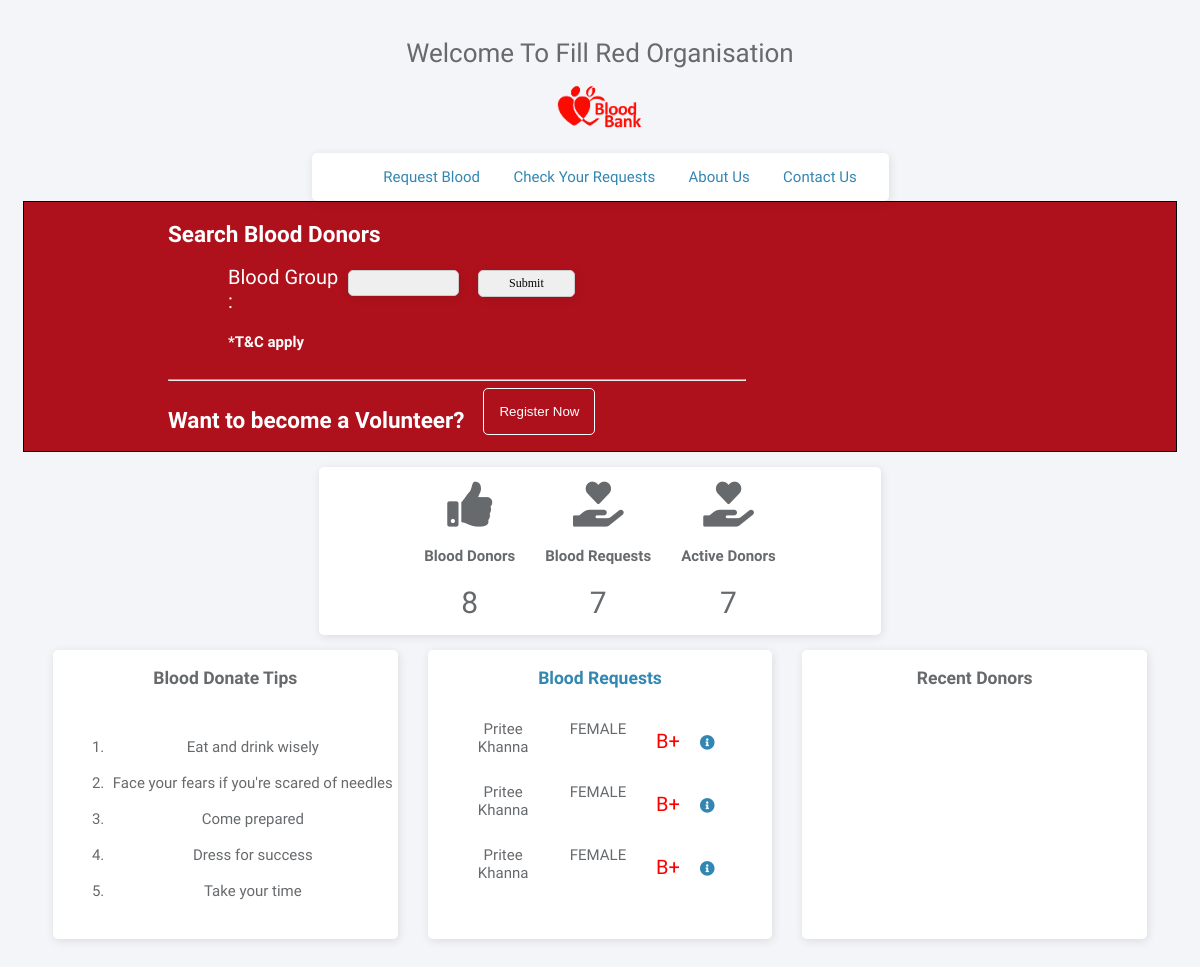
The page / on the database its author committed.
### tables this page shows
CREATE TABLE `request` (
  `rid` varchar(10) NOT NULL,
  `pId` varchar(10) DEFAULT NULL,
  `date` date NOT NULL,
  `units` int(2) NOT NULL,
  `unitsRecieved` int(2) NOT NULL DEFAULT '0'
);

CREATE TABLE `patient` (
  `pid` varchar(10) NOT NULL,
  `pFName` varchar(20) NOT NULL,
  `pLName` varchar(20) NOT NULL,
  `pSex` varchar(6) NOT NULL,
  `pAge` int(3) NOT NULL,
  `pAdress` varchar(100) DEFAULT NULL,
  `pPhoneNo` int(10) DEFAULT NULL,
  `pBloodGroup` varchar(3) DEFAULT NULL,
  `p_pincode` int(6) NOT NULL,
  `p_city` varchar(20) DEFAULT NULL
);

### index.php (the view, shortened to what this page needs)
<?php
	include "./DB/DbConnection.php";
?>
<!doctype html>
<html lang="en">
<head>
	<link rel="stylesheet" href="./css/index.css">
	<link rel="stylesheet" href="https://use.fontawesome.com/releases/v5.5.0/css/all.css">
</head>
<body>
	<div class="container">
		<div class="row text-center">
			<h1 class="heading">Welcome To Fill Red Organisation</h1>
		</div>
		<div class="row text-center">
			<center><img class="head-img" src="blood-bank.png"></center>
		</div>
		<div class="row">
			<div class="card">
				<div class="card-header">
					<ul>
						<li>
							<a href="placeRequest.html">Request Blood</a>
						</li>
						<li>
							<a href="checkRequests.php">Check Your Requests</a>
						</li>
						<li>
							<a>About Us</a>
						</li>
						<li>
							<a>Contact Us</a>
						</li>
					</ul>
				</div>
			</div>
		</div>
		<div class="row red border">
			<div class="content">
				<h2>Search Blood Donors</h2>
				<div class="main-form">
					<form action="search.php" method="POST"><div class="col"><span class="float-right" style="font-size: 20px;">Blood Group :</span></div>
						<div class="col">
							<select class="input" name="DBloodGroup" required id="DBloodGroup" required>
										<option></option>
										<option value="A+">A+</option>
										</select>
						</div>
						<div class="col margin-4"><input class="input" type="submit" value="Submit"></div>
					</form>
					<div class="margin-60">
						<h4>*T&C apply</h4>
					</div>
				</div>
			</div>
			<hr class="hr">
			<div class="text-left content align-row">
				<div class="col">
					<h2>Want to become a Volunteer?</h2>
				</div>
				<div class="col margin-4">
					<a href="registerVolunteer.html"><button class="red-button" onclick="">Register Now</button></a>
				</div>
			</div>
		</div>
		<div class="row text-center padding">
			<div class="card center margin align-row">
				<div class="center align-row">
					<div class="margin">
						<i class="fas fa-thumbs-up fa-3x"></i><h4>Blood Donors</h4>
						<span class="highlight">
							<?php
								$query='SELECT count(donor.dId) as number_of_donors FROM donor';
								$result = mysqli_query($connection,$query);
								if(mysqli_num_rows($result)>0){
									while ($row = mysqli_fetch_array($result)) {
										echo $row['number_of_donors']." ";
									}
								}
								else{
									echo"0 ";
								}
							?></span>
					</div>
					<div class="margin">
						<i class="fas fa-hand-holding-heart fa-3x"></i><h4>Blood Requests</h4>
						<span class="highlight">
							<?php
								$query='SELECT count(*) as number_of_request FROM request';
								$result = mysqli_query($connection,$query);
								if(mysqli_num_rows($result)>0){
									while ($row = mysqli_fetch_array($result)) {
										echo $row['number_of_request']." ";
									}
								}
								else{
									echo"0 ";
								}
							?>
						</span>
					</div>
					<div class="margin">
						<i class="fas fa-hand-holding-heart fa-3x"></i><h4>Active Donors</h4>
						<span class="highlight">
						<?php
								$query='SELECT count(*) as number_of_active_donors FROM volunteer';
								$result = mysqli_query($connection,$query);
								if(mysqli_num_rows($result)>0){
									while ($row = mysqli_fetch_array($result)) {
										echo $row['number_of_active_donors']." ";
									}
								}
								else{
									echo"0 ";
								}
							?>
						</span>
					</div>
				</div>
			</div>
			<div class="align-row">
				<div class="card margin"> <h3>Blood Donate Tips</h3><br>
					<ol ">
						<li class="margin-4">
							Eat and drink wisely
						</li><br>
						<li class="margin-4">
							Face your fears if you're scared of needles
						</li><br>
						<li class="margin-4">
							Come prepared
						</li><br>
						<li class="margin-4">
							Dress for success
						</li><br>
						<li class="margin-4">
							Take your time
						</li>
					</ol>
				</div>
				<div class="card margin">
					<h3><a href="Requests.php">Blood Requests</a></h3>
					<div class="padding margin">
					<?php
								$query='SELECT request.rid,pFName,pLName,pSex,pBloodGroup
								FROM request,patient
								WHERE request.pId=patient.pId
								AND unitsRecieved<units';
								$result = mysqli_query($connection,$query);
								if(mysqli_num_rows($result)>0){
									$i=0;
									while ((($row = mysqli_fetch_array($result))) && ($i<5)) {
										echo '<div class="align-row row-3">
											<div class="float-left col">'.$row['pFName'].' '.$row['pLName'].'</div>';
										echo '<div class="float-center col">'.$row['pSex'].'</div>';
										echo '<div class="float-right col"><span class="red-text">'.$row['pBloodGroup'].' </span><a href="./requestInfo.php?pass='.$row['rid'].'"><i class="fas fa-info-circle margin"></i></a></div></div>';
										echo "<br>";
										$i=$i+1;
									}
								}
								else{
									echo"0 ";
								}
							?>
					</div>
				</div>
				<div class="card margin"> <h3>Recent Donors</h3></div>
			</div>
		</div>
	</div>
</body>
</html>

### css/index.css (style rules this page uses)
html { position: relative; min-height: 100%; margin: 0; }
a { text-decoration: none; color: #3287B2; }
body { padding: 15px; background-color: #F3F5F8; font-family: "Source Sans Pro", sans-serif; font-size: 15px; color: #676a6d; }
.container { margin: 0; padding: 15px; }
.row { display: grid; margin-right: -15px; margin-left: -15px; }
.heading { text-align: center; margin-top: 0; margin-bottom: 5px; font-size: 26px; font-weight: 300; }
.card { -moz-box-shadow: 1px 2px 10px 0 rgba(0, 0, 0, 0.1); -webkit-box-shadow: 1px 2px 10px 0 rgba(0, 0, 0, 0.1); box-shadow: 1px 2px 10px 0 rgba(0, 0, 0, 0.1); -webkit-border-radius: 5px; -moz-border-radius: 5px; border-radius: 5px; width: 50%; margin: 0 auto; margin-top: 15px; background-color: #fff; }
.text-center { text-align: center; }
.head-img { width: 10%; margin-top: 0 auto; text-align: center; }
.card-header { padding: 15px; }
ul { list-style: none; display: flex; margin: 0 auto; flex-direction: row; }
li { margin: 0 auto; }
.red { background-color: rgb(175,17,28); }
.border { border: 1px solid black; }
.content { margin: 0 auto; color: white; width: 75%; background-color: rgba(255,255,255,0); }
.main-form { max-height: 15%; }
form { margin-left: 60px; width: 40%; display: grid; grid-template-columns: 33.33% 33.33% 33.33%; }
.input { font-family: FontAwesome; font-size: 12px; text-align: center; border: 1px solid #ccc; width: 100%; -moz-box-shadow: 1px 2px 10px 0 rgba(0, 0, 0, 0.1); -webkit-box-shadow: 1px 2px 10px 0 rgba(0, 0, 0, 0.1); box-shadow: 1px 2px 10px 0 rgba(0, 0, 0, 0.1); -webkit-border-radius: 5px; -moz-border-radius: 5px; border-radius: 5px; margin: 0 auto; -webkit-appearance: none; margin: 5px; padding: 5px; }
.col { grid-column: 1fr; margin: 0px 4px 0px 0 ; }
.margin-4 { margin-left: 15px; }
.text-left { text-align: left; }
.margin-60 { margin-left: 60px; }
.hr { width: 50%; margin-left: 12.5%; }
.align-row { display: flex; flex-direction: row; }
.red-button { background-color: rgb(175,17,28); border:1px solid white; padding: 15px; border-radius: 5px; color: white; }
.margin { margin: 15px; }
.center { margin: 0 auto; }
.padding { padding: 15px; }
.highlight { font-size: 30px; }
.float-left { float: left; }
.float-right { float: right; }
.row-3 { display: grid; grid-template-columns: 33.33% 33.33% 33.33%; }
.red-text { color: red; font-size: 20px; }

### rows shown on the page
request: pId.pFName "Pritee", pId.pLName "Khanna", pId.pSex "FEMALE", pId.pBloodGroup "B+"
request: pId.pFName "Pritee", pId.pLName "Khanna", pId.pSex "FEMALE", pId.pBloodGroup "B+"
request: pId.pFName "Pritee", pId.pLName "Khanna", pId.pSex "FEMALE", pId.pBloodGroup "B+"

### other values the page prints
$row['number_of_donors'] "8"
$row['number_of_request'] "7"
$row['number_of_active_donors'] "7"
